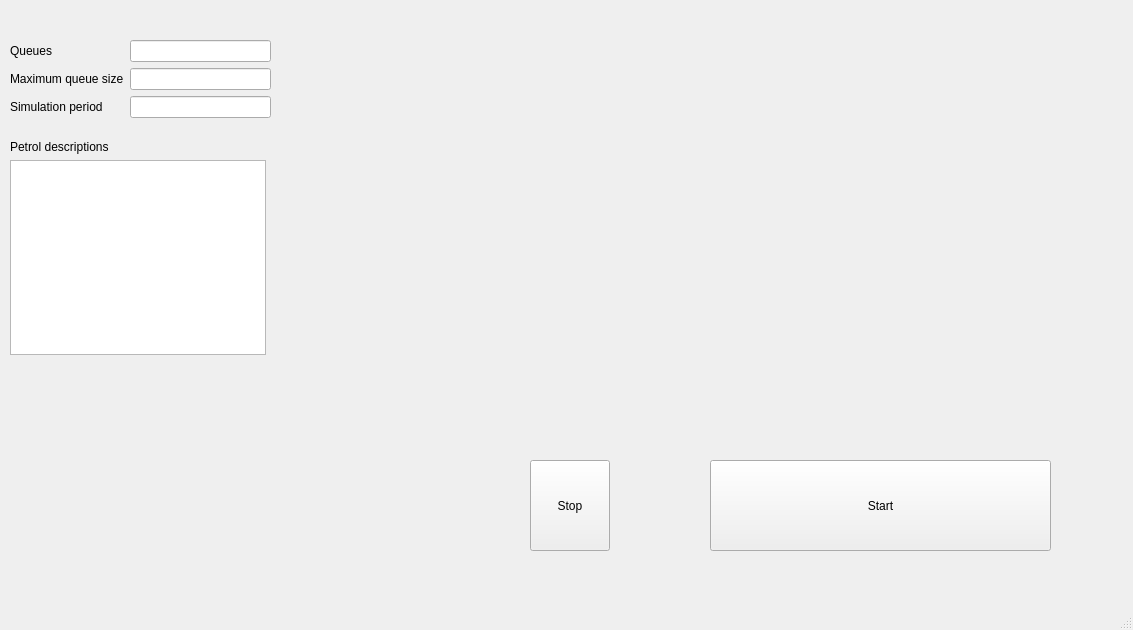
<?xml version="1.0" encoding="UTF-8"?>
<ui version="4.0">
 <class>TGasStation</class>
 <widget class="QMainWindow" name="TGasStation">
  <property name="windowModality">
   <enum>Qt::WindowModal</enum>
  </property>
  <property name="geometry">
   <rect>
    <x>0</x>
    <y>0</y>
    <width>1133</width>
    <height>630</height>
   </rect>
  </property>
  <property name="sizePolicy">
   <sizepolicy hsizetype="Maximum" vsizetype="Maximum">
    <horstretch>0</horstretch>
    <verstretch>0</verstretch>
   </sizepolicy>
  </property>
  <property name="windowTitle">
   <string>TGasStation</string>
  </property>
  <widget class="QWidget" name="centralwidget">
   <widget class="QPushButton" name="run">
    <property name="geometry">
     <rect>
      <x>710</x>
      <y>460</y>
      <width>341</width>
      <height>91</height>
     </rect>
    </property>
    <property name="text">
     <string>Start</string>
    </property>
   </widget>
   <widget class="QLabel" name="Statistics">
    <property name="geometry">
     <rect>
      <x>790</x>
      <y>30</y>
      <width>261</width>
      <height>331</height>
     </rect>
    </property>
    <property name="text">
     <string/>
    </property>
   </widget>
   <widget class="QWidget" name="layoutWidget">
    <property name="geometry">
     <rect>
      <x>10</x>
      <y>40</y>
      <width>261</width>
      <height>83</height>
     </rect>
    </property>
    <layout class="QFormLayout" name="formLayout">
     <item row="0" column="0">
      <widget class="QLabel" name="label">
       <property name="text">
        <string>Queues</string>
       </property>
      </widget>
     </item>
     <item row="0" column="1">
      <widget class="QLineEdit" name="queue_count"/>
     </item>
     <item row="1" column="0">
      <widget class="QLabel" name="label_2">
       <property name="text">
        <string>Maximum queue size</string>
       </property>
      </widget>
     </item>
     <item row="1" column="1">
      <widget class="QLineEdit" name="max_queue_size"/>
     </item>
     <item row="2" column="0">
      <widget class="QLabel" name="label_3">
       <property name="text">
        <string>Simulation period</string>
       </property>
      </widget>
     </item>
     <item row="2" column="1">
      <widget class="QLineEdit" name="simulation_period"/>
     </item>
    </layout>
   </widget>
   <widget class="QWidget" name="layoutWidget">
    <property name="geometry">
     <rect>
      <x>10</x>
      <y>140</y>
      <width>264</width>
      <height>215</height>
     </rect>
    </property>
    <layout class="QFormLayout" name="formLayout_2">
     <item row="0" column="0">
      <widget class="QLabel" name="label_4">
       <property name="text">
        <string>Petrol descriptions</string>
       </property>
      </widget>
     </item>
     <item row="1" column="0">
      <widget class="QTableWidget" name="petrols"/>
     </item>
    </layout>
   </widget>
   <widget class="QPushButton" name="stop">
    <property name="geometry">
     <rect>
      <x>530</x>
      <y>460</y>
      <width>80</width>
      <height>91</height>
     </rect>
    </property>
    <property name="text">
     <string>Stop</string>
    </property>
   </widget>
   <widget class="QLabel" name="image">
    <property name="geometry">
     <rect>
      <x>360</x>
      <y>60</y>
      <width>261</width>
      <height>281</height>
     </rect>
    </property>
    <property name="text">
     <string/>
    </property>
   </widget>
  </widget>
  <widget class="QMenuBar" name="menubar">
   <property name="geometry">
    <rect>
     <x>0</x>
     <y>0</y>
     <width>1133</width>
     <height>20</height>
    </rect>
   </property>
  </widget>
  <widget class="QStatusBar" name="statusbar"/>
 </widget>
 <resources/>
 <connections/>
</ui>
